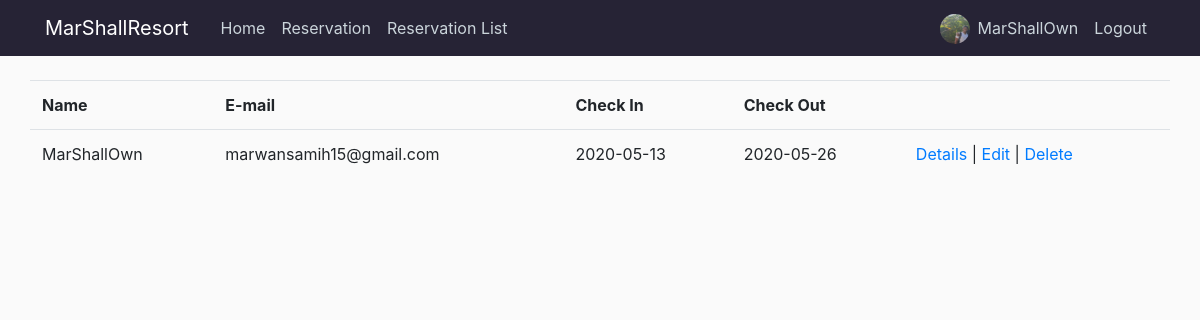
Screenshot of /reservation_list (signed in) with the database file from the repository.
### app/models.py (models this page shows, shortened)
class User(db.Model, UserMixin):
    id = db.Column(db.Integer,primary_key=True)
    username = db.Column(db.String(20), unique=True, nullable=False)
    email = db.Column(db.String(120), unique=True, nullable=False)
    image_file = db.Column(db.String(20), nullable=False, default='default.jpg')
    password = db.Column(db.String(60), nullable=False)
    role = db.Column(db.String(50))
    reservations = db.relationship('Reservation', backref='user',lazy=True)

class Reservation(db.Model):
    id = db.Column(db.Integer, primary_key=True)
    name = db.Column(db.String(100),nullable=False)
    email = db.Column(db.String(120), nullable=False)
    NationalID = db.Column(db.Integer)
    room = db.Column(db.String(10),nullable=False)
    adults = db.Column(db.String(10),nullable=False)
    children = db.Column(db.String(10),nullable=False)
    checkin = db.Column(db.Date, nullable=False)
    checkout = db.Column(db.Date, nullable=False)
    gender = db.Column(db.String(10))
    birthdate = db.Column(db.Date)
    date_posted = db.Column(db.DateTime, nullable=False, default= datetime.now)
    user_id = db.Column(db.Integer, db.ForeignKey('user.id'), nullable=True)

### app/routes.py (the view)
@app.route('/reservation_list')
@login_required
def reservation_list():
    if current_user.role == 'Admin':
        reservations = Reservation.query.order_by(Reservation.date_posted.desc()).all()
        return render_template('reservation_list.html', reservations=reservations)
    else:
        flash('You need to be admin to view this page.','danger')
        return redirect(url_for('home'))

### app/models.py (called while the page is built)
@login_manager.user_loader
def load_user(user_id):
    return User.query.get(int(user_id))

### app/templates/reservation_list.html
{% extends "layout.html" %}
{% block content %}
<div class='row'>
<table class="table col-md-12">
  <tr>
      <th>
          Name
      </th>
      <th>
          E-mail
      </th>
      <th>
          Check In
      </th>
      <th>
          Check Out
      </th>
      <th></th>
  </tr>
{% for guest in reservations %}
  <tr>
      <td>
          <p>{{guest.name}}</p>
      </td>
      <td>
          <p>{{guest.email}}</p>
      </td>
      <td>
          <p>{{guest.checkin}}</p>
      </td>
      <td>
            <p>{{guest.checkout}}</p>
        </td>
      <td>
        <a href="{{ url_for('reservation_show', guest_id=guest.id) }}">Details</a> |
        <a href="{{ url_for('update_reservation', guest_id=guest.id) }}">Edit</a> |
        <a href="{{ url_for('delete_reservation', guest_id=guest.id) }}">Delete</a>
      </td>
  </tr>
{% endfor %}
</table>
</div>
{% endblock content %}

### app/templates/layout.html (shortened to what this page needs)
<!DOCTYPE html>
<html lang="en">
<head>
    <link rel="stylesheet" href="https://stackpath.bootstrapcdn.com/bootstrap/4.3.1/css/bootstrap.min.css">
    <link type="text/css" rel="stylesheet" href=" {{url_for('static', filename='main.css')}} " />
</head>
<body>
        <header class="site-header">
                <nav class="navbar navbar-expand-md navbar-dark bg-steel fixed-top">
                    <div class="container">
                    <a class="navbar-brand mr-4" href="{{url_for('home')}}">MarShallResort</a>
                    <div class="collapse navbar-collapse" id="navbarToggle">
                        <div class="navbar-nav mr-auto">
                        <a class="nav-item nav-link" href="{{url_for('home')}}">Home</a>
                        <a class="nav-item nav-link" href="{{url_for('reservation')}}">Reservation</a>
                        {% if current_user.is_authenticated and current_user.role == 'Admin' %}
                        <a class="nav-item nav-link" href="{{url_for('reservation_list')}}">Reservation List</a>
                        {% endif %}
                        </div>
                        <div class="navbar-nav">
                            {% if current_user.is_authenticated %}
                            <div style='margin-right: 0vh;' class='row'>
                                <a href="{{url_for('account')}}" class='prof-img-a'><img style="margin:20% 2% 0 0; height: 30px; width:30px;" class="rounded-circle" src="{{ url_for('static', filename='profile_pics/' + current_user.image_file) }}"></a>
                                <a class="nav-item nav-link" href="{{url_for('account')}}">{{current_user.username}}</a>
                            </div>
                                <a class="nav-item nav-link" href="{{url_for('logout')}}">Logout</a>
                            {% else %}
                                <a class="nav-item nav-link" href="{{url_for('login')}}">Login</a>
                                <a class="nav-item nav-link" href="{{url_for('register')}}">Register</a>
                            {% endif %}
                        </div>
                    </div>
                    </div>
                </nav>
                </header>
                        <main role="main" class="container">
                                <div class="row">
                                    <div class="col-md-12">
                                    {% block content %}{% endblock %}
                                    </div>
</body>
</html>

### app/static/main.css (style rules this page uses)
body { background: #fafafa; color: #333333; margin-top: 5rem; }
.bg-steel { background-color: #262335; }
.site-header .navbar-nav .nav-link { color: #cbd5db; }

### rows the page displays
User: image_file (picture), username "MarShallOwn"
Reservation: name "MarShallOwn", email "marwansamih15@gmail.com", checkin "2020-05-13", checkout "2020-05-26"
